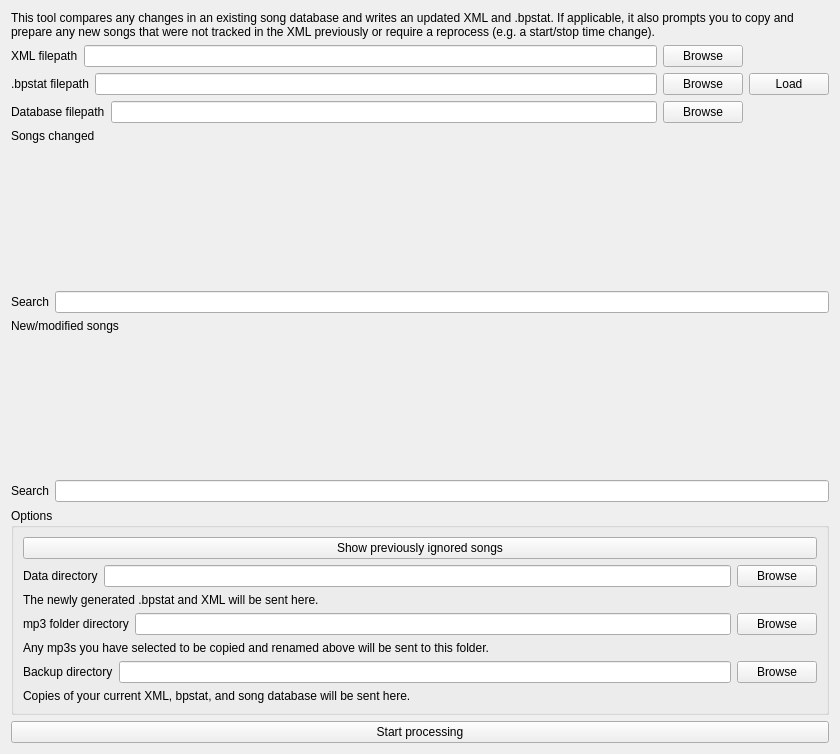
<?xml version="1.0" encoding="UTF-8"?>
<ui version="4.0">
 <class>StandardSyncWindow</class>
 <widget class="QWidget" name="StandardSyncWindow">
  <property name="geometry">
   <rect>
    <x>0</x>
    <y>0</y>
    <width>840</width>
    <height>754</height>
   </rect>
  </property>
  <property name="windowTitle">
   <string>Standard Sync</string>
  </property>
  <layout class="QVBoxLayout" name="verticalLayout">
   <item>
    <widget class="QLabel" name="label_2">
     <property name="text">
      <string>This tool compares any changes in an existing song database and writes an updated XML and .bpstat. If applicable, it also prompts you to copy and prepare any new songs that were not tracked in the XML previously or require a reprocess (e.g. a start/stop time change).</string>
     </property>
     <property name="wordWrap">
      <bool>true</bool>
     </property>
    </widget>
   </item>
   <item>
    <layout class="QHBoxLayout" name="horizontalLayout_6">
     <item>
      <layout class="QVBoxLayout" name="verticalLayout_3">
       <item>
        <layout class="QHBoxLayout" name="horizontalLayout_5">
         <item>
          <widget class="QLabel" name="label">
           <property name="text">
            <string>XML filepath</string>
           </property>
          </widget>
         </item>
         <item>
          <widget class="QLineEdit" name="xml_path_lineedit"/>
         </item>
         <item>
          <widget class="QPushButton" name="xml_browse_button">
           <property name="text">
            <string>Browse</string>
           </property>
          </widget>
         </item>
        </layout>
       </item>
       <item>
        <layout class="QHBoxLayout" name="horizontalLayout_7">
         <item>
          <widget class="QLabel" name="label_3">
           <property name="text">
            <string>.bpstat filepath</string>
           </property>
          </widget>
         </item>
         <item>
          <widget class="QLineEdit" name="bpstat_path_lineedit"/>
         </item>
         <item>
          <widget class="QPushButton" name="bpstat_browse_button">
           <property name="text">
            <string>Browse</string>
           </property>
          </widget>
         </item>
        </layout>
       </item>
       <item>
        <layout class="QHBoxLayout" name="horizontalLayout_8">
         <item>
          <widget class="QLabel" name="label_4">
           <property name="text">
            <string>Database filepath</string>
           </property>
          </widget>
         </item>
         <item>
          <widget class="QLineEdit" name="database_path_lineedit"/>
         </item>
         <item>
          <widget class="QPushButton" name="database_browse_button">
           <property name="text">
            <string>Browse</string>
           </property>
          </widget>
         </item>
        </layout>
       </item>
      </layout>
     </item>
     <item>
      <widget class="QPushButton" name="load_all_button">
       <property name="text">
        <string>Load</string>
       </property>
      </widget>
     </item>
    </layout>
   </item>
   <item>
    <widget class="QLabel" name="label_8">
     <property name="text">
      <string>Songs changed</string>
     </property>
    </widget>
   </item>
   <item>
    <widget class="SongView" name="songs_changed_table" native="true">
     <property name="sizePolicy">
      <sizepolicy hsizetype="Expanding" vsizetype="Expanding">
       <horstretch>0</horstretch>
       <verstretch>0</verstretch>
      </sizepolicy>
     </property>
     <property name="contextMenuPolicy">
      <enum>Qt::CustomContextMenu</enum>
     </property>
    </widget>
   </item>
   <item>
    <layout class="QHBoxLayout" name="horizontalLayout_4">
     <item>
      <widget class="QLabel" name="label_18">
       <property name="text">
        <string>Search</string>
       </property>
      </widget>
     </item>
     <item>
      <widget class="QLineEdit" name="songs_changed_lineedit"/>
     </item>
    </layout>
   </item>
   <item>
    <widget class="QLabel" name="label_11">
     <property name="text">
      <string>New/modified songs</string>
     </property>
    </widget>
   </item>
   <item>
    <widget class="SongView" name="new_songs_table" native="true">
     <property name="sizePolicy">
      <sizepolicy hsizetype="Expanding" vsizetype="Expanding">
       <horstretch>0</horstretch>
       <verstretch>0</verstretch>
      </sizepolicy>
     </property>
     <property name="contextMenuPolicy">
      <enum>Qt::CustomContextMenu</enum>
     </property>
    </widget>
   </item>
   <item>
    <layout class="QHBoxLayout" name="horizontalLayout_9">
     <item>
      <widget class="QLabel" name="label_19">
       <property name="text">
        <string>Search</string>
       </property>
      </widget>
     </item>
     <item>
      <widget class="QLineEdit" name="new_songs_lineedit"/>
     </item>
    </layout>
   </item>
   <item>
    <widget class="QGroupBox" name="groupBox">
     <property name="title">
      <string>Options</string>
     </property>
     <layout class="QVBoxLayout" name="verticalLayout_2">
      <item>
       <widget class="QPushButton" name="show_ignored_songs_button">
        <property name="text">
         <string>Show previously ignored songs</string>
        </property>
       </widget>
      </item>
      <item>
       <layout class="QHBoxLayout" name="horizontalLayout_3">
        <item>
         <widget class="QLabel" name="label_12">
          <property name="text">
           <string>Data directory</string>
          </property>
         </widget>
        </item>
        <item>
         <widget class="QLineEdit" name="data_path_lineedit"/>
        </item>
        <item>
         <widget class="QPushButton" name="data_browse_button">
          <property name="text">
           <string>Browse</string>
          </property>
         </widget>
        </item>
       </layout>
      </item>
      <item>
       <widget class="QLabel" name="label_20">
        <property name="text">
         <string>The newly generated .bpstat and XML will be sent here.</string>
        </property>
       </widget>
      </item>
      <item>
       <layout class="QHBoxLayout" name="horizontalLayout">
        <item>
         <widget class="QLabel" name="label_9">
          <property name="text">
           <string>mp3 folder directory</string>
          </property>
         </widget>
        </item>
        <item>
         <widget class="QLineEdit" name="mp3_path_lineedit"/>
        </item>
        <item>
         <widget class="QPushButton" name="mp3_browse_button">
          <property name="text">
           <string>Browse</string>
          </property>
         </widget>
        </item>
       </layout>
      </item>
      <item>
       <widget class="QLabel" name="label_16">
        <property name="text">
         <string>Any mp3s you have selected to be copied and renamed above will be sent to this folder.</string>
        </property>
       </widget>
      </item>
      <item>
       <layout class="QHBoxLayout" name="horizontalLayout_2">
        <item>
         <widget class="QLabel" name="label_10">
          <property name="text">
           <string>Backup directory</string>
          </property>
         </widget>
        </item>
        <item>
         <widget class="QLineEdit" name="backup_path_lineedit"/>
        </item>
        <item>
         <widget class="QPushButton" name="backup_browse_button">
          <property name="text">
           <string>Browse</string>
          </property>
         </widget>
        </item>
       </layout>
      </item>
      <item>
       <widget class="QLabel" name="label_17">
        <property name="text">
         <string>Copies of your current XML, bpstat, and song database will be sent here.</string>
        </property>
       </widget>
      </item>
     </layout>
    </widget>
   </item>
   <item>
    <widget class="QPushButton" name="start_button">
     <property name="enabled">
      <bool>true</bool>
     </property>
     <property name="text">
      <string>Start processing</string>
     </property>
    </widget>
   </item>
  </layout>
 </widget>
 <customwidgets>
  <customwidget>
   <class>SongView</class>
   <extends>QWidget</extends>
   <header>bpsyncwidgets.h</header>
   <container>1</container>
  </customwidget>
 </customwidgets>
 <resources/>
 <connections/>
</ui>
